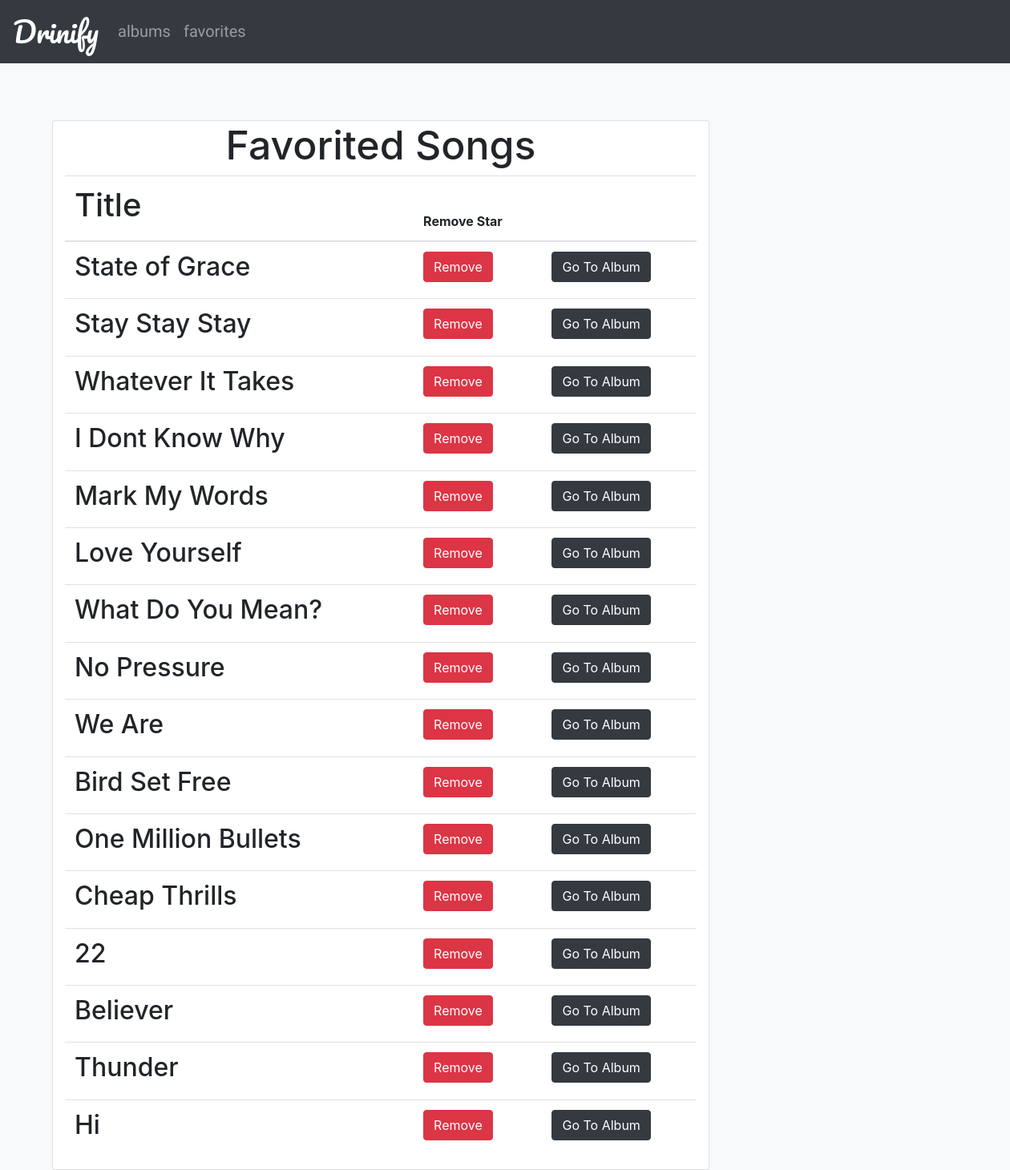
Page /Favorites/ on the committed database.
### music/models.py (models this page shows)
class Song(models.Model):
    album = models.ForeignKey(Album, on_delete=models.CASCADE)
    title = models.CharField(max_length=20)
    favorite = models.BooleanField(default=False)
    def __str__(self):
        return self.title

### music/views.py (the view)
# urls.py: path('Favorites/', views.Favorites.as_view(), name='favorites'),
class Favorites(generic.ListView):
    template_name = 'music/favorites.html'
    def get_queryset(self):
        return Song.objects.filter(favorite=True)

### music/templates/music/favorites.html (shortened to what this page needs)
{% extends 'music/base.html' %}
{% block body %}
	<div class="container-fluid row" style="margin-top: 150px; margin-left: 50px;">
	<div class="card col-8">
		<h1 style="font-size: 50px;text-align: center;">Favorited Songs</h1>
		<div class="table-responsive">
			<table class="table" style="width: 100%;">
				<thead>
					<tr>
						<th><h1>Title</h1></th>
						<th>Remove Star</th>
						<th></th>
					</tr>
				</thead>
				<tbody>
				{% for song in object_list %}
					<tr>
						<td>
							<h2>{{ song }}</h2>
						</td>
						<td>
							<form action="{% url 'favoriteSong' song.album.title song.title 'favorites' %}">
								<input type="submit" value="Remove" class="btn btn-danger">
							</form>
						</td>
						<td>
							<form action="{% url 'details' song.album.title %}">
								<input type="submit" value="Go To Album" class="btn btn-dark">
							</form>
						</td>
					</tr>
				{% endfor %}
				</tbody>
			</table>
		</div>
	</div>
	</div>
{% endblock %}

### music/templates/music/base.html (shortened to what this page needs)
{% load staticfiles %}
<!DOCTYPE html>
<html>
<head>
	<link rel="stylesheet" href="https://maxcdn.bootstrapcdn.com/bootstrap/4.0.0/css/bootstrap.min.css">
	<link rel="stylesheet" type="text/css" href="{% static 'music/style.css' %}">
</head>
<body class="bg-light">
	<nav class="navbar navbar-expand-sm bg-dark navbar-dark fixed-top" style="margin-bottom: 100px">
	  	<a class="navbar-brand" href="/"><h2">Drinify</h2></a>
	  	<ul class="navbar-nav">
	    	<li class="nav-item">
	      		<a class="nav-link" href="/"><h4">albums</h4></a>
	    	</li>
	    	<li class="nav-item">
	    	   	<a class="nav-link" href="{% url 'favorites' %}"><h4">favorites</h4></a>
	    	 </li>
	  	</ul>
	</nav>
	{% block body %}
	{% endblock %}
</body>
</html>

### music/static/music/style.css (style rules this page uses)
.navbar-brand { font-family: 'Pacifico', cursive; font-size: 35px; }
.nav-item { font-family: 'Comfortaa', cursive; font-size: 20px; }

### rows in the picture
Song: title "State of Grace"
Song: title "Stay Stay Stay"
Song: title "Whatever It Takes"
Song: title "I Dont Know Why"
Song: title "Mark My Words"
Song: title "Love Yourself"
Song: title "What Do You Mean?"
Song: title "No Pressure"
Song: title "We Are"
Song: title "Bird Set Free"
Song: title "One Million Bullets"
Song: title "Cheap Thrills"
Song: title "22"
Song: title "Believer"
Song: title "Thunder"
Song: title "Hi"
